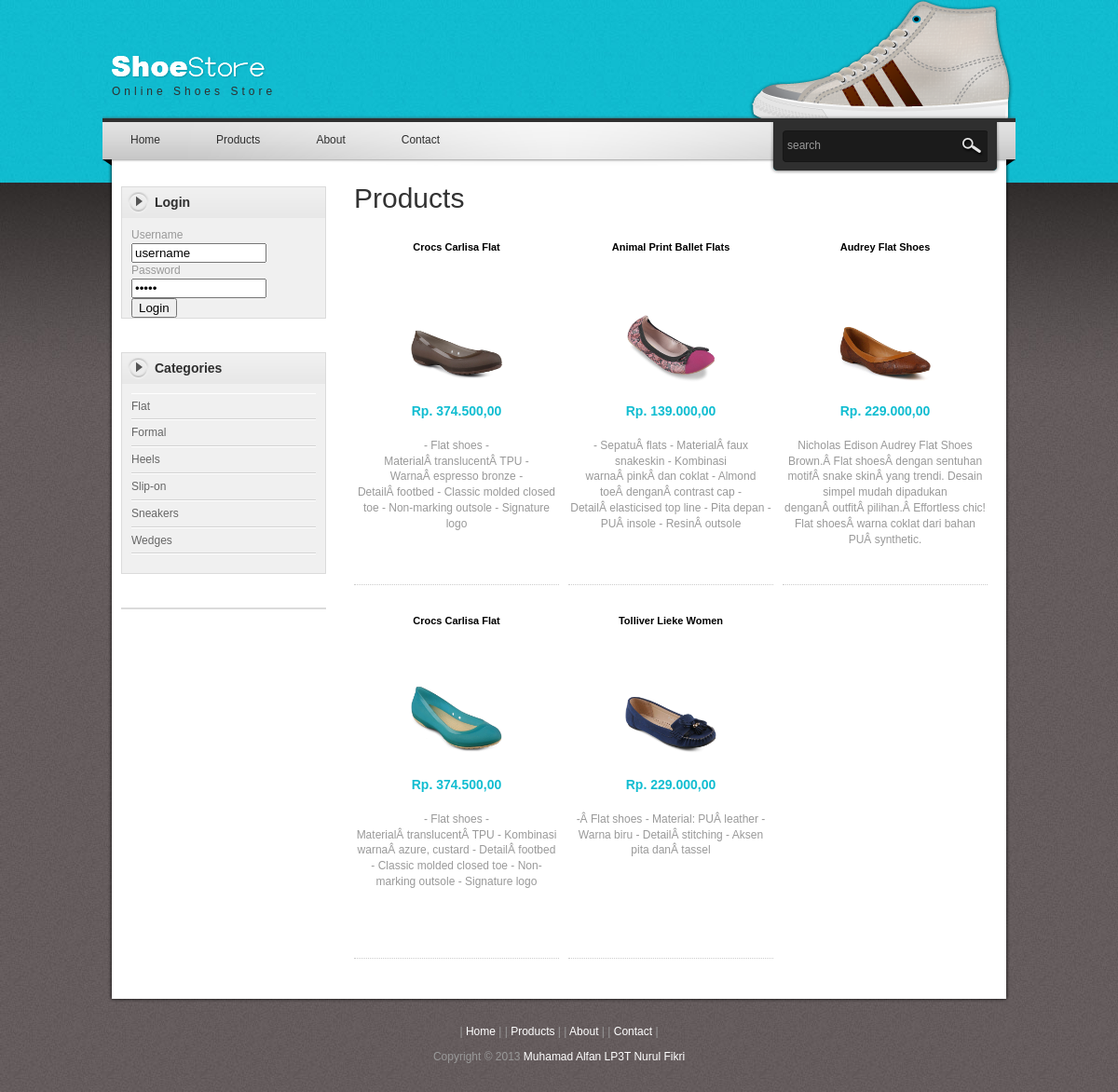
Screenshot of /index.php?hal=products&cat=4 with the database file from the repository.
### tables this page shows
CREATE TABLE IF NOT EXISTS `categories` (
  `id` int(11) NOT NULL AUTO_INCREMENT,
  `name` varchar(25) NOT NULL,
  PRIMARY KEY (`id`)
);

CREATE TABLE IF NOT EXISTS `shoes` (
  `id` int(11) NOT NULL AUTO_INCREMENT,
  `name` varchar(25) NOT NULL,
  `categories_id` int(11) NOT NULL,
  `price` varchar(20) NOT NULL,
  `picture` varchar(45) DEFAULT NULL,
  `size` varchar(4) NOT NULL,
  `stock` int(11) DEFAULT NULL,
  `comment` varchar(1500) NOT NULL,
  PRIMARY KEY (`id`),
  KEY `fk_shoes_categories_idx` (`categories_id`)
);

### index.php (called while the page is built, shortened)
<?php
include_once 'dbconection.php';
include_once 'header.php';
include_once 'menu.php';
include_once 'sidebar.php';
include_once 'main.php';
include_once 'footer.php';
?>

### products.php (the view, shortened to what this page needs)
<?php
$cat=$_GET['cat'];
if(!empty($cat)) $q=" WHERE categories_id =$cat";
$sql= "SELECT * FROM shoes$q $x ORDER BY id DESC ";
$rs = $dbh->query($sql);
?>
<h1> Products</h1>
<?php
foreach ($rs as $row) {
$rp=$row['price'];
echo '<div class="product_box">
        <h3>'.$row['name'].'</h3>
     <a href="#"><img src="images/product/'.$row['picture'].'" width="100" /></a>
     <p class="product_price">Rp. '.number_format($rp,2,',','.');
echo '</p>
     <p> '.$row['comment'].'</p>';
echo '</div>';
}
?>

### sidebar.php (shortened to what this page needs)
    <div id="templatemo_main">
    	<div id="sidebar" class="float_l">
            <div class="sidebar_box"><span class="bottom"></span>
        <?php
        if(empty($_SESSION['MEMBER'])){
         ?>
            	<h3>Login</h3>
                <div class="content">
                    <form action="process_login.php" method="POST">
                        <label>Username</label><br/>
                            <input type="text" name="user" value="username" size="15" onFocus="this.value=''"/><br/>
                        <label>Password</label><br/>
                            <input type="password" name="pass" size="15" value="12345" onFocus="this.value=''"/><br/>
                            <input type="submit" class="button" name="proses" value="Login"/>
                    </form>
                </div>
        <?php } ?>
            </div>
<?php
$sql= "SELECT * FROM categories ORDER BY name";
$rs = $dbh->query($sql);
?>
            <div class="sidebar_box"><span class="bottom"></span>
            	<h3>Categories</h3>
                <div class="content">
                    <ul class="sidebar_list">
                        <?php
                        foreach ($rs as $ro) {
                        echo '<li><a href="index.php?hal=products&cat='.$ro['id'].'">'.$ro['name'].'</a> &nbsp; &nbsp; &nbsp;';
                        }
                        ?>
                        <li class="last"></li>
                    </ul>
                </div>
            </div>
            <div class="sidebar_box"><span class="bottom"></span>
            </div>
        </div>

### css/templatemo_style.css (style rules this page uses)
body { margin: 0; padding: 0; color: #999; font-family: Tahoma, Geneva, sans-serif; font-size: 12px; line-height: 1.4em; background-color: #665f5f; background-repeat: repeat; background-image: url(../images/templatemo_body.jpg) }
a, a:link, a:visited { color: #0299aa; font-weight: normal; text-decoration: none }
p { margin: 0 0 10px 0; padding: 0; }
img { border: none; }
h1, h2, h3, h4, h5, h6 { color: #333; font-weight: normal; }
h1 { font-size: 30px; margin: 0 0 30px; padding: 5px 0 }
h3 { font-size: 20px; margin: 0 0 20px; padding: 0; }
.float_l { float: left }
#templatemo_main { width: 940px; padding: 10px 20px; background: url(../images/templatemo_main_bg.png) repeat-y }
#sidebar { width: 220px }
.sidebar_box { position: relative; background: #f0f0f0; margin-bottom: 36px; border: 1px solid #dbdbdb }
.sidebar_box h3 { font-size: 14px; font-weight: 700; padding: 0 10px 0 35px; margin: 0; width: 185px; height: 33px; line-height: 33px; margin-bottom: 0; background: url(../images/templatemo_sidebar_header.png) no-repeat; color: #2f2f2f }
#sidebar .sidebar_box .content { padding: 10px 10px 0; }
#sidebar .sidebar_list { margin: 0; padding: 0 0 10px; list-style: none; }
#sidebar .sidebar_list li { display: block; margin: 0; padding: 5px 0; border-top: 1px solid #fff; border-bottom: 1px solid #d3d3d3 }
#sidebar .sidebar_list li.last { border-bottom: none }
#sidebar .sidebar_list li a { color: #666; }
.product_box { float: left; width: 220px; height: 350px; text-align: center; margin: 0 10px 30px 0; padding-bottom: 20px; border-bottom: 1px dotted #ccc }
.product_box img { margin-bottom: 5px; }
.product_box h3 { font-size: 11px; color: #000; font-weight: 700; margin-bottom: 10px; }
.product_box .product_price { color: #11bdd1; font-size: 14px; font-weight: 700; margin-bottom: 20px; }

### rows the page displays
categories: name "Flat"
categories: name "Formal"
categories: name "Heels"
categories: name "Slip-on"
categories: name "Sneakers"
categories: name "Wedges"
shoes: name "Crocs Carlisa Flat", picture (picture), price "374.500,00", comment "- Flat shoes - MaterialÂ translucentÂ TPU - WarnaÂ espresso bronze - DetailÂ footbed - Classic molded closed toe - Non-marking outsole - Signature logo"
shoes: name "Animal Print Ballet Flats", picture (picture), price "139.000,00", comment "- SepatuÂ flats - MaterialÂ faux snakeskin - Kombinasi warnaÂ pinkÂ dan coklat - Almond toeÂ denganÂ contrast cap - DetailÂ elasticised top line - Pita depan - PUÂ insole - ResinÂ outsole"
shoes: name "Audrey Flat Shoes", picture (picture), price "229.000,00", comment "Nicholas Edison Audrey Flat Shoes Brown.Â Flat shoesÂ dengan sentuhan motifÂ snake skinÂ yang trendi. Desain simpel mudah dipadukan denganÂ outfitÂ pilihan.Â Effortless chic! Flat shoesÂ warna coklat dari bahan PUÂ synthetic."
shoes: name "Crocs Carlisa Flat", picture (picture), price "374.500,00", comment "- Flat shoes - MaterialÂ translucentÂ TPU - Kombinasi warnaÂ azure, custard - DetailÂ footbed - Classic molded closed toe - Non-marking outsole - Signature logo"
shoes: name "Tolliver Lieke Women", picture (picture), price "229.000,00", comment "-Â Flat shoes - Material: PUÂ leather - Warna biru - DetailÂ stitching - Aksen pita danÂ tassel"

### other values shown
$v "Home"
$v "Products"
$v "About"
$v "Contact"
